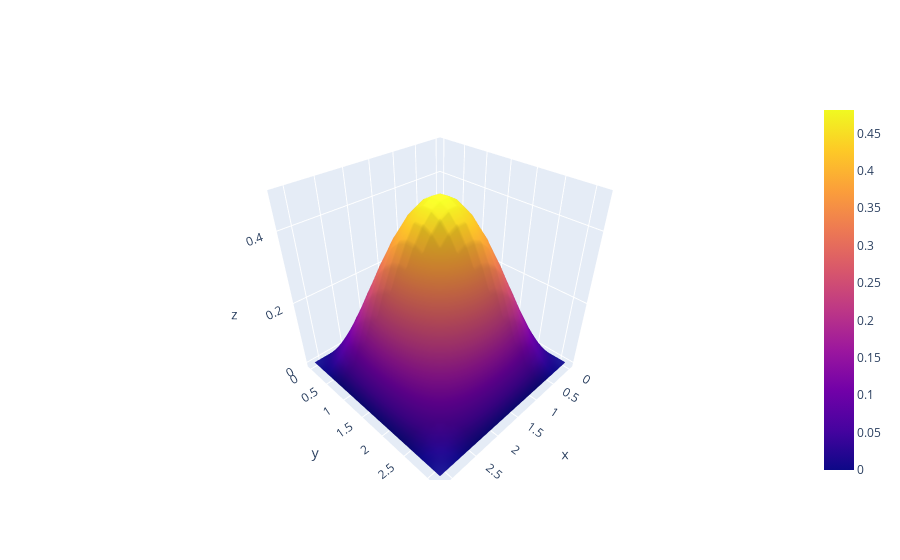

The cell this chart's notebook holds for it:
### Code cell
fig = go.Figure(data=[go.Surface(z=U_true[len(T) // 2], x=X, y=Y)])
fig.show()

### Figure 1 — Plotly figure (JSON) as saved in the notebook; plotly's stock layout.template omitted (floating-point values rounded to 4 significant figures; data arrays with more than 128 entries replaced by an {"elided": "..."} marker saying what was removed)
{"data": [{"type": "surface", "x": [0, 0.1653, 0.3307, 0.496, 0.6614, 0.8267, 0.9921, 1.157, 1.323, 1.488, 1.653, 1.819, 1.984, 2.15, 2.315, 2.48, 2.646, 2.811, 2.976, 3.142], "y": [0, 0.1653, 0.3307, 0.496, 0.6614, 0.8267, 0.9921, 1.157, 1.323, 1.488, 1.653, 1.819, 1.984, 2.15, 2.315, 2.48, 2.646, 2.811, 2.976, 3.142], "z": {"elided": "20x20 float values"}}], "layout": {}}
